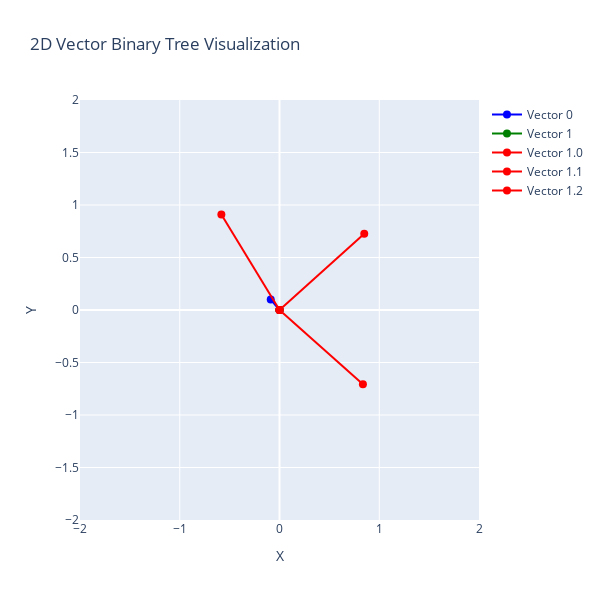

The code cell stored with this chart in its notebook:
### Code cell
import torch
import plotly.graph_objects as go
import numpy as np

# Convert the tensor to numpy for easier handling
W_2d_np = model_unique.W.detach().cpu().numpy()[0, ...]
tree_list = unique_tree.to_list()
# Create a figure
fig = go.Figure()

# Define colors for each level of the tree
colors = ['blue', 'green', 'red']

# Function to add a vector to the plot
def add_vector(start, end, name, color):
    fig.add_trace(go.Scatter(
        x=[start[0], end[0]],
        y=[start[1], end[1]],
        mode='lines+markers',
        name=name,
        line=dict(width=2, color=color),
        marker=dict(size=8, color=color)
    ))

# Plot level 1 (parent nodes)
# for i in range(2):
for i in ["0", "1"]:
    start = np.zeros(3)
    end = W_2d_np[:, tree_list.index(i)]
    add_vector(start, end, f'Vector {i}', colors[int(i)])


# Plot level 3 (children of node 1)
parent = W_2d_np[:, tree_list.index("1")]
for i in ["1.0", "1.1", "1.2"]:
    start = parent
    end = parent + W_2d_np[:, tree_list.index(i)]
    add_vector(start, end, f'Vector {i}', colors[2])

# Set layout
fig.update_layout(
    title='2D Vector Binary Tree Visualization',
    xaxis=dict(title='X', range=[-2, 2]),
    yaxis=dict(title='Y', range=[-2, 2]),
    showlegend=True,
    width=600, height=600
)

# Show the plot
fig.show()

### Figure 1 — Plotly figure (JSON) as saved in the notebook; plotly's stock layout.template omitted (floating-point values rounded to 4 significant figures)
{"data": [{"line": {"color": "blue", "width": 2}, "marker": {"color": "blue", "size": 8}, "mode": "lines+markers", "name": "Vector 0", "type": "scatter", "x": [0, -0.08805], "y": [0, 0.1011]}, {"line": {"color": "green", "width": 2}, "marker": {"color": "green", "size": 8}, "mode": "lines+markers", "name": "Vector 1", "type": "scatter", "x": [0, -1.728e-06], "y": [0, 1.858e-05]}, {"line": {"color": "red", "width": 2}, "marker": {"color": "red", "size": 8}, "mode": "lines+markers", "name": "Vector 1.0", "type": "scatter", "x": [-1.728e-06, 0.8496], "y": [1.858e-05, 0.7258]}, {"line": {"color": "red", "width": 2}, "marker": {"color": "red", "size": 8}, "mode": "lines+markers", "name": "Vector 1.1", "type": "scatter", "x": [-1.728e-06, 0.8362], "y": [1.858e-05, -0.7068]}, {"line": {"color": "red", "width": 2}, "marker": {"color": "red", "size": 8}, "mode": "lines+markers", "name": "Vector 1.2", "type": "scatter", "x": [-1.728e-06, -0.5829], "y": [1.858e-05, 0.9092]}], "layout": {"height": 600, "showlegend": true, "title": {"text": "2D Vector Binary Tree Visualization"}, "width": 600, "xaxis": {"range": [-2, 2], "title": {"text": "X"}}, "yaxis": {"range": [-2, 2], "title": {"text": "Y"}}}}
